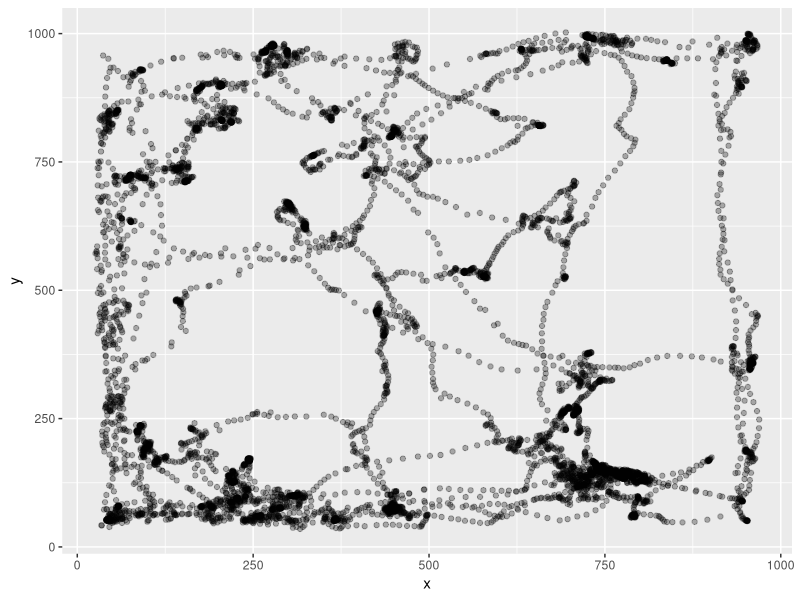

Write R code to recreate this figure. (Note: this script raises an error after producing the figure.)
rm(list = ls())
library(tidyverse)
ObjectInterest1 <- read_csv("240709_r1423_3_baseline_object-interest.csv")
head(ObjectInterest1)
#To delete the column with ROI 3 and ROI4
ObjectInterest1 <- ObjectInterest1 %>%
  select(!15:24)
#To delete the first 10 seconds of the video
ObjectInterest1 <- ObjectInterest1 %>%
  filter(Value.Item1.Item2>260)
#Rename the centroid coordinates
ObjectInterest1 <- ObjectInterest1 %>%
  rename(pixelx = Value.Item1.Item3.X, pixely = Value.Item1.Item3.Y, TimePoint = Value.Item1.Item2)
ObjectInterest1 <- ObjectInterest1 %>%
  select(!1)
ObjectInterest1 <- ObjectInterest1 %>%
  select(!14)
#Now we map the trajectory of the animal in the open field.
x <- c(ObjectInterest1$pixelx)
y <- c(ObjectInterest1$pixely)
df <- data.frame(x = x, y = y)
p1 <- ggplot(df, aes(x = x, y = y)) +
  geom_point(alpha = 0.3)
p1
#Add ROI one onto the scatterplot
library(ggforce)
p1circle130 <- p1 + geom_circle(aes(x0 = 309, y0 = 705, r = 130), color = "blue")
p1_130 <- p1circle130 + geom_circle(aes(x0 = 793, y0 = 236, r = 130), color = "red")
p1_130

radius <- 130
center_x1 <- 309
center_y1 <- 705
df$distance <- sqrt((df$x - center_x1)^2 + (df$y - center_y1)^2)
points_in_circle1 <- sum(df$distance <= radius)
print(points_in_circle1)

center_x2 <- 793
center_y2 <- 236
df$distance1 <- sqrt((df$x - center_x2)^2 + (df$y - center_y2)^2)
points_in_circle2 <- sum(df$distance1 <= radius)
print(points_in_circle2)

